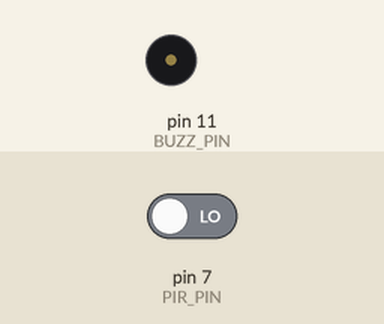
Simulated run of this program. Board: Raspberry Pi (header pin numbers). On the bench: buzzer (waves = sounding, pin HIGH). Inputs (shaded band) come from the test bench; at power-on: pin 7 (PIR_PIN) LOW. What the program prints to the terminal is not drawn.

Above: at 3.2 s.
3.3 s: pin 7 (PIR_PIN) driven HIGH
At 3.6 s:
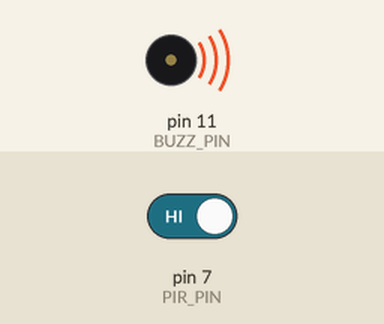
4.8 s: pin 7 (PIR_PIN) driven LOW
At 7.0 s:
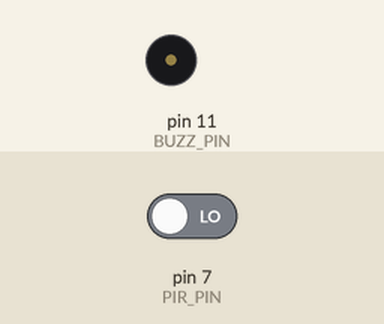
Timing chart, 0 to 8.5 s (numbered marks = the images above; inputs shaded):
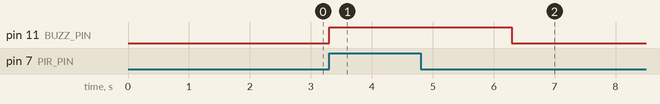

Measured:
- after the input at 3.3 s, pin 11 (BUZZ_PIN): LOW → HIGH at once
- after the input at 4.8 s, pin 11 (BUZZ_PIN): HIGH → LOW after 1.5 s

The program:

PIR_Motion_Buzz.py
```python
import RPi.GPIO as GPIO
import time
GPIO.setmode(GPIO.BOARD)
PIR_PIN = 7
BUZZ_PIN = 11
GPIO.setup(PIR_PIN, GPIO.IN)
GPIO.setup(BUZZ_PIN, GPIO.OUT)
try:
    print "checking motion (ctrl+C to exit)"
    time.sleep(2)
    while True:
        if GPIO.input(PIR_PIN):
            print "motion!!"
            GPIO.output(BUZZ_PIN, True)
            time.sleep(3)
            GPIO.output(BUZZ_PIN, False)
        else:
            print "...."

except KeyboardInterrupt:
    print "ending..."
    GPIO.cleanup()
```
